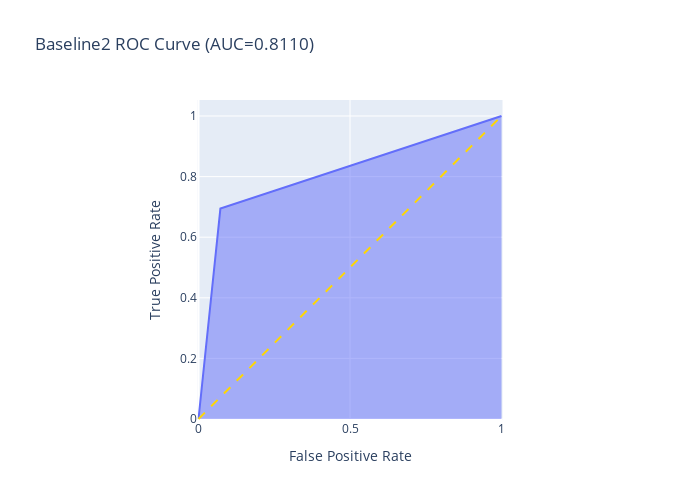

Notebook cell for this chart:
### Markdown cell above
**Area Under Curve plot**

### Code cell
fpr, tpr, thresholds = roc_curve(y_test, b2_test_preds)
fig = px.area(
    x=fpr, y=tpr,
    title=f'Baseline2 ROC Curve (AUC={auc(fpr, tpr):.4f})',
    labels=dict(x='False Positive Rate', y='True Positive Rate'),
    width=700, height=500
)
fig.add_shape(
    type='line', line=dict(color="gold",dash='dash'),
    x0=0, x1=1, y0=0, y1=1
)

fig.update_yaxes(scaleanchor="x", scaleratio=1)
fig.update_xaxes(constrain='domain')
fig.show()

### Figure 1 — Plotly figure (JSON) as saved in the notebook; plotly's stock layout.template omitted (floating-point values rounded to 4 significant figures)
{"data": [{"hovertemplate": "False Positive Rate=%{x}<br>True Positive Rate=%{y}<extra></extra>", "legendgroup": "", "line": {"color": "#636efa"}, "mode": "lines", "name": "", "orientation": "v", "showlegend": false, "stackgroup": "1", "type": "scatter", "x": [0, 0.07228, 1], "xaxis": "x", "y": [0, 0.6943, 1], "yaxis": "y"}], "layout": {"height": 500, "legend": {"tracegroupgap": 0}, "shapes": [{"line": {"color": "gold", "dash": "dash"}, "type": "line", "x0": 0, "x1": 1, "y0": 0, "y1": 1}], "title": {"text": "Baseline2 ROC Curve (AUC=0.8110)"}, "width": 700, "xaxis": {"anchor": "y", "autorange": true, "constrain": "domain", "domain": [0.2176, 0.7824], "range": [-0.0033, 1.003], "title": {"text": "False Positive Rate"}, "type": "linear"}, "yaxis": {"anchor": "x", "autorange": true, "domain": [0, 1], "range": [-0.0033, 1.053], "scaleanchor": "x", "scaleratio": 1, "title": {"text": "True Positive Rate"}, "type": "linear"}}}
